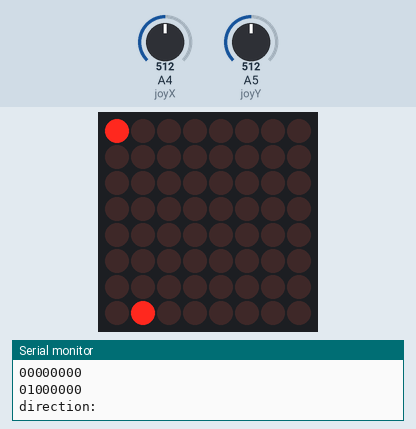
Simulated run of this sketch. Board: Arduino Uno, built with avr-gcc and run on an emulated ATmega328P. On the bench: 8×8 LED matrix, the last lines printed to the serial monitor. Wiring (inferred from the names in the program): LED matrix (orientation assumed): rows pin 10, pin 11, pin 12, pin 13, A0, A1, A2, A3; columns pin 2, pin 3, pin 4, pin 5, pin 6, pin 7, pin 8, pin 9. The inputs (shaded band) are chosen by the test bench; at power-on: A4 (joyX) = 512, A5 (joyY) = 512. Random numbers use the default seed unless the sketch sets one; EEPROM starts erased.

Above: at 1.2 s.
1.3 s: A4 (joyX) set to 791
3.1 s: A4 (joyX) set to 815
At 4.3 s:
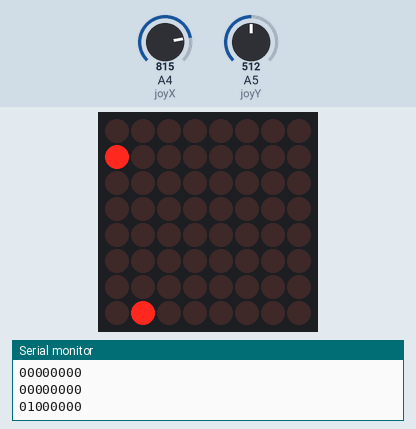
6.1 s: A5 (joyY) set to 785
9.1 s: A5 (joyY) set to 818
At 10.0 s:
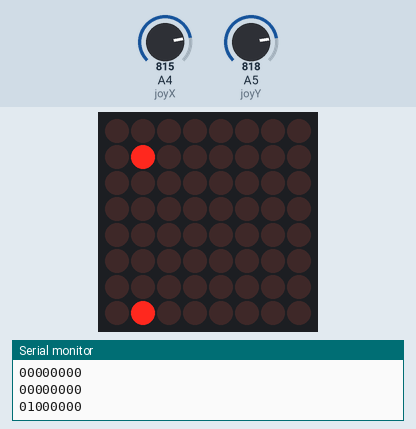
12.1 s: A5 (joyY) set to 790
At 13.2 s:
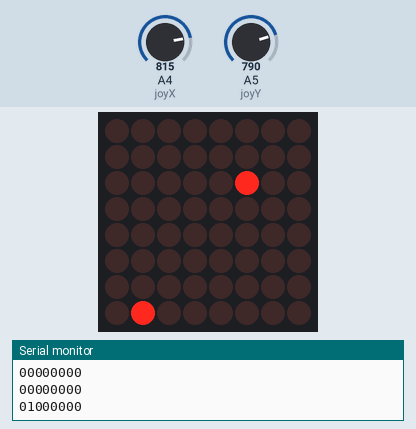
15.1 s: A5 (joyY) set to 209
18.1 s: A5 (joyY) set to 183
At 19.0 s:
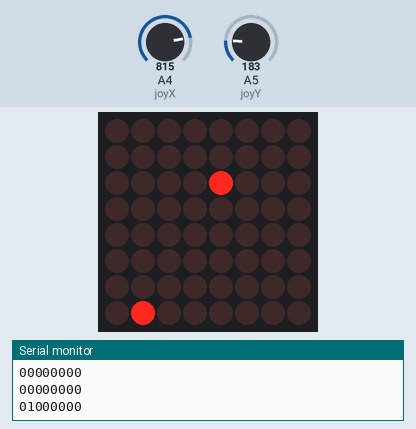

The sketch:

Snake.ino
```cpp
String mapping[8] = { "00000000", "00000000", "00000000", "00000000", "00000000", "00000000", "00000000", "00000000" };

#include <EEPROM.h>
#define joyX A4
#define joyY A5
uint8_t rowPins[8] = { 10, 11, 12, 13, A0, A1, A2, A3 };
uint8_t colPins[8] = { 2, 3, 4, 5, 6, 7, 8, 9 };
const int BUTTON = 0;
byte FoodPos[2];
byte length = 1;
byte Pos[2] = { 0, 0 };
byte snakeBody[64][2];
bool end = false, start = false;
String direction = "";

const char* numbersArray[] = {
  // 0
  "00111100",
  "01000010",
  "01000010",
  "01000010",
  "01000010",
  "01000010",
  "01000010",
  "00111100",

  // 1
  "00001000",
  "00011000",
  "00101000",
  "00001000",
  "00001000",
  "00001000",
  "00001000",
  "00111110",

  // 2
  "00111100",
  "01000010",
  "00000010",
  "00000100",
  "00001000",
  "00010000",
  "00100000",
  "01111110",

  // 3
  "00111100",
  "01000010",
  "00000010",
  "00001100",
  "00000010",
  "00000010",
  "01000010",
  "00111100",

  // 4
  "00011000",
  "00101000",
  "01001000",
  "10001000",
  "11111111",
  "00001000",
  "00001000",
  "00001000",

  // 5
  "01111110",
  "01000000",
  "01000000",
  "01111100",
  "00000010",
  "00000010",
  "01000010",
  "00111100",

  // 6
  "00011100",
  "00100000",
  "01000000",
  "01111100",
  "01000010",
  "01000010",
  "01000010",
  "00111100",

  // 7
  "01111110",
  "00000010",
  "00000100",
  "00001000",
  "00010000",
  "00100000",
  "00100000",
  "00100000",

  // 8
  "00111100",
  "01000010",
  "01000010",
  "00111100",
  "01000010",
  "01000010",
  "01000010",
  "00111100",

  // 9
  "00111100",
  "01000010",
  "01000010",
  "00111110",
  "00000010",
  "00000010",
  "01000010",
  "00111100"
};
const char* scoreArray[] = {
  // s
  "00111110",
  "01000000",
  "01000000",
  "00111100",
  "00000010",
  "00000010",
  "00000010",
  "01111100",
  // Additional row for 8x8 format

  // c
  "00111110",
  "01000000",
  "01000000",
  "01000000",
  "01000000",
  "01000000",
  "01000000",
  "00111110",  // Additional row for 8x8 format

  // o
  "00111100",
  "01000010",
  "01000010",
  "01000010",
  "01000010",
  "01000010",
  "01000010",
  "00111100",  // Additional row for 8x8 format

  // r
  "01111100",
  "01000010",
  "01000010",
  "01111100",
  "01000010",
  "01000010",
  "01000010",
  "01000010",  // Additional row for 8x8 format

  // e
  "01111100",
  "01000000",
  "01000000",
  "01111100",
  "01000000",
  "01000000",
  "01000000",
  "01111100"  // Additional row for 8x8 format
};
const char* bestArray[] = {
  // B
  "01111100",
  "01000010",
  "01000010",
  "01111100",
  "01000010",
  "01000010",
  "01000010",
  "01111100",  // Additional row for 8x8 format

  // E
  "01111100",
  "01000000",
  "01000000",
  "01111100",
  "01000000",
  "01000000",
  "01000000",
  "01111100",  // Additional row for 8x8 format

  // S
  "00111110",
  "01000000",
  "01000000",
  "00111100",
  "00000010",
  "00000010",
  "00000010",
  "01111100",  // Additional row for 8x8 format

  // T
  "01111110",
  "00011000",
  "00011000",
  "00011000",
  "00011000",
  "00011000",
  "00011000",
  "00011000"  // Additional row for 8x8 format
};
const char* startArray[] = {
  // S
  "00111110",
  "01000000",
  "01000000",
  "00111100",
  "00000010",
  "00000010",
  "00000010",
  "01111100",  // Additional row for 8x8 format

  // T
  "01111110",
  "00011000",
  "00011000",
  "00011000",
  "00011000",
  "00011000",
  "00011000",
  "00011000",  // Additional row for 8x8 format

  // A
  "00111100",
  "01000010",
  "01000010",
  "01111110",
  "01000010",
  "01000010",
  "01000010",
  "01000010",  // Additional row for 8x8 format

  // R
  "01111100",
  "01000010",
  "01000010",
  "01111100",
  "01001000",
  "01000100",
  "01000010",
  "01000010",  // Additional row for 8x8 format

  // T
  "01111110",
  "00011000",
  "00011000",
  "00011000",
  "00011000",
  "00011000",
  "00011000",
  "00011000"
};


void setup() {
  pinMode(BUTTON, LOW);

  for (int i = 0; i < 8; i++) {
    pinMode(colPins[i], OUTPUT);
    pinMode(rowPins[i], OUTPUT);
  }
  Serial.begin(9600);
  if (EEPROM.read(0) == 255) {
    EEPROM.update(0, 0);
  } else EEPROM.update(0,(EEPROM.read(0)+1));
  FoodPos[0] = random(0, 8);
  FoodPos[1] = random(0, 8);
  snakeBody[0][0] = Pos[0];
  snakeBody[0][1] = Pos[1];
}

void loop() {
  if (start == false) {
    Start();
  }
  if (end == false && start==true) {
    ToMapping();
    Output();
    Move();
  }
  if (end == true) End();
}


void Output() {
  for (int i = 0; i < 30; i++) {
    for (int rows = 0; rows < 8; rows++) {
      for (int k = 0; k < 8; k++) digitalWrite(colPins[k], HIGH);
      digitalWrite(rowPins[rows], HIGH);
      for (int cols = 0; cols < 8; cols++) {
        digitalWrite(colPins[7 - cols], (mapping[rows][7 - cols] == '1') ? LOW : HIGH);

      }
      delay(2);
      digitalWrite(rowPins[rows], LOW);
      CheckDirection();
    }

  }
}

void FoodSpawn() {
  while (mapping[FoodPos[0]][FoodPos[1]] == '1') {
    FoodPos[0] = random(0, 8);
    FoodPos[1] = random(0, 8);
  }
  ToMapping();
}

void ToMapping() {
  for (int i = 0; i < 8; i++) {
    for (int j = 0; j < 8; j++) {
      mapping[i][j] = '0';
    }
  }
  mapping[FoodPos[0]][FoodPos[1]] = '1';
  for (int i = 0; i < length; i++) {
    mapping[snakeBody[i][0]][snakeBody[i][1]] = '1';
  }
}
void CheckFood() {
  if (mapping[Pos[0]][Pos[1]] == '1' && Pos[0] != FoodPos[0] && Pos[1] != FoodPos[1]) {
    end = true;
  }
  if (Pos[0] == FoodPos[0] && Pos[1] == FoodPos[1]) {
    length++;
    for (int i = length; i >= 0; i--) {
      if (i == 0) {
        snakeBody[i][0] = Pos[0];
        snakeBody[i][1] = Pos[1];
      } else {
        snakeBody[i][0] = snakeBody[i - 1][0];
        snakeBody[i][1] = snakeBody[i - 1][1];
      }
    }
    FoodSpawn();
  }
}
void CheckDirection() {
  int xValue, yValue;
  xValue = analogRead(joyX);
  yValue = analogRead(joyY);
  //-----------IRANYOK-----------
  if (xValue > 800) {
    direction = "down";
  }
  if (xValue < 200) {
    direction = "up";
  }
  if (yValue < 200) {
    direction = "left";
  }
  if (yValue > 800) {
    direction = "right";
  }
}
void Move() {
  CheckDirection();
  //-----------MOZGAS-----------
  //Mozgás le

  if (direction == "down") {
    Pos[0] = (Pos[0] + 1) % 8;
  }
  //Mozgás fel
  else if (direction == "up") {
    if (Pos[0] == 0) {
      Pos[0] = 8;
    }
    Pos[0] = Pos[0] - 1;
  }
  //Mozgás jobbra
  else if (direction == "right") {
    if (Pos[1] == 7) {
      Pos[1] = -1;
    }
    Pos[1] = (Pos[1] + 1) % 8;
  }
  //Mozgás balra
  else if (direction == "left") {
    if (Pos[1] == 0) {
      Pos[1] = 8;
    }
    Pos[1] = (Pos[1] - 1) % 8;
  }
  if (direction != "") {
    for (int i = length - 1; i >= 0; i--) {
      if (i == 0) {
        snakeBody[i][0] = Pos[0];
        snakeBody[i][1] = Pos[1];
      } else {
        snakeBody[i][0] = snakeBody[i - 1][0];
        snakeBody[i][1] = snakeBody[i - 1][1];
      }
    }
    CheckFood();
    ToMapping();
  }
  //-----------SERIAL KIIRATAS-----------
  Serial.print("direction: ");
  Serial.println(direction);
  Serial.print("Position: ");
  Serial.print(Pos[0]);
  Serial.print(" ");
  Serial.println(Pos[1]);
  Serial.print("FoodPosition: ");
  Serial.print(FoodPos[0]);
  Serial.print(" ");
  Serial.println(FoodPos[1]);
  Serial.println("mapping: ");
  for (int i = 0; i < 8; i++) {
    Serial.println(mapping[i]);
  }
}
void End() {

  byte score[2];
  if (EEPROM.read(0) == 255) {
    EEPROM.update(0, 0);
  } else EEPROM.update(0,(EEPROM.read(0)+1));
  if (EEPROM.read(1) == 255) {
    EEPROM.update(1, length);
  } else if (length > EEPROM.read(1)) {
    EEPROM.update(1, length);
  }
  score[0] = length / 10;
  score[1] = length % 10;

  for (int s = 0; s < 5; s++) {
    for (int i = 0; i < 8; i++) {

      mapping[i] = scoreArray[((s)*8) + i];
      Exit();
      if (end == false) return;
    }
    Output();
  }
  Exit();
  for (int s = 0; s < 2; s++) {
    for (int i = 0; i < 8; i++) {
      mapping[i] = numbersArray[((score[s]) * 8) + i];
      Exit();
      if (end == false) return;
    }
    Output();
  }
  Exit();
  score[0] = EEPROM.read(1) / 10;
  score[1] = EEPROM.read(1) % 10;
  for (int s = 0; s < 4; s++) {

    for (int i = 0; i < 8; i++) {
      mapping[i] = bestArray[((s)*8) + i];
      Exit();
      if (end == false) return;
    }
    Output();
  }

  for (int s = 0; s < 2; s++) {
    for (int i = 0; i < 8; i++) {
      mapping[i] = numbersArray[((score[s]) * 8) + i];
      Exit();
      if (end == false) return;
    }
    Output();
  }
}
void Exit() {
  if (digitalRead(BUTTON) == 0) {
    end = false;
    start = false;
    length = 1;
    direction = "";
    FoodPos[0] = random(0, 8);
    FoodPos[1] = random(0, 8);
    Pos[0] = random(0, 8);
    Pos[1] = random(0, 8);
    for (int i = 0; i < 64; i++) {
      for (int j = 0; j < 2; j++) {
        snakeBody[i][j] = -1;
      }
    }
    snakeBody[0][0] = Pos[0];
    snakeBody[0][1] = Pos[1];
    return;
  }
}
void Start() {
  for (int s = 0; s < 5; s++) {
    for (int i = 0; i < 8; i++) {
      mapping[i] = startArray[((s)*8) + i];
      if (digitalRead(BUTTON) == 0) {
        start = true;
        return;
      }
    }
    Output();
  }
}
```

Measured:
- the behaviour switches between 800 and 801 on A4 (joyX) (found by bisection; images 0 and 1)
- the behaviour switches between 800 and 801 on A5 (joyY) (found by bisection; images 1 and 2)
- the behaviour switches between 200 and 199 on A5 (joyY) (found by bisection; images 3 and 4)
- what the display in image 0 shows lasts 0.6 s, from 0.7 s to 1.3 s
